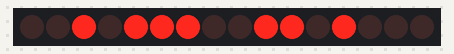
The sketch below on a simulated Arduino Uno, built with avr-gcc and run on an emulated ATmega328P. On the bench: 16 shift-register outputs drawn as a row of LEDs (first output left, lit = HIGH). Wiring (inferred from the names in the program): 2 × shift register (74HC595): data pin 13; shift clock pin 11; latch pin 12. Wiring (inferred from the signals the program sends): row of LEDs: on Q0, Q1, Q2, Q3, Q4, Q5, Q6, Q7, Q8, Q9, Q10, Q11, Q12, Q13, Q14, Q15. What the sketch prints to the serial monitor is not drawn.

Above: at 0.22 s.
Timing chart, 0 to 1.9 s (numbered marks = the images above):
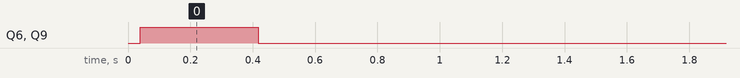

The sketch:

led_display.ino
```cpp
int latchPin = 12;
int clockPin = 11;
int dataPin = 13;
byte leds1 = 0;
byte leds2 = 0;
int currentLED1;
int currentLED2;
unsigned char font[10][5] =  {{0x3E, 0x51, 0x49, 0x45, 0x3E},// 0
  {0x00, 0x42, 0x7F, 0x40, 0x00},// 1
  {0x42, 0x61, 0x51, 0x49, 0x46},// 2
  {0x21, 0x41, 0x45, 0x4B, 0x31},// 3
  {0x18, 0x14, 0x12, 0x7F, 0x10},// 4
  {0x27, 0x45, 0x45, 0x45, 0x39},// 5
  {0x3C, 0x4A, 0x49, 0x49, 0x30},// 6
  {0x01, 0x71, 0x09, 0x05, 0x03},// 7
  {0x36, 0x49, 0x49, 0x49, 0x36},// 8
  {0x06, 0x49, 0x49, 0x29, 0x1E}};// 9
int rowpin[7] = {12, 11, 2, 9, 4, 5, 6};
int colpin[5] = {1, 3, 10, 7 ,8};

//Write a port-D pin
void myDigitalWriteD(int pinNumber, int value){
  //Pin 13 = PD 7, Pin 12 = PD 6, Pin 11 = PD 5
  PORTB = PORTB | (value<<(pinNumber-8));
}

//Set input or output of a port-D pin.
void myPinModeD(int pinNumber, int mode){
  //Pin 13 = PD 7, Pin 12 = PD 6, Pin 11 = PD 5
  DDRB = DDRB | (mode<<(pinNumber-8));
}


void myShiftOut(int myDataPin, int myClockPin, byte myDataOut) {
  // Shifts 8 bits out MSB first

  int pinState;
  //set up output pin
  myPinModeD(myClockPin, 1);
  myPinModeD(myDataPin, 1);

  //clear everything out
  myDigitalWriteD(myDataPin, 0);
  myDigitalWriteD(myClockPin, 0);
    Serial.print("my data out:\n");
        Serial.print(myDataOut);
    Serial.print("\n");

  //MSB first, so count down from 7 to 0
  for (int i=7; i>=0; i--)  {
    myDigitalWriteD(myClockPin, 0);
    //check each bit
    if ( myDataOut & (1<<i) ) {
      pinState= 1;
         Serial.print("\n Setting 1 is:");

    Serial.print(pinState);
    } else {
      Serial.print("\n Setting 0 is:");

    Serial.print(pinState);
      pinState= 0;
    }
    Serial.print("\n Data pin is:");

    Serial.print(myDataPin);
    Serial.print("\n Data pin state is:");

    Serial.print(pinState);
//delay(1000);
    //Send bit
    myDigitalWriteD(myDataPin, pinState);
    myDigitalWriteD(myClockPin, 1);
    //zero the data pin after shift to prevent bleed through
    myDigitalWriteD(myDataPin, 0);
  }

  //stop shifting
  myDigitalWriteD(myClockPin, 0);
}

void setup()
{
    Serial.begin(9600);
    myPinModeD(latchPin, OUTPUT);
    myPinModeD(dataPin, OUTPUT);
    myPinModeD(clockPin, OUTPUT);
    Serial.print("HI");
    leds1 = 0;
    leds2 = 0;
    currentLED1 = 2;
    currentLED2 = 1;

}

void loop()
{
    /*
    if (currentLED == 9){
      currentLED = 7;
    }
    */

    bitSet(leds1, currentLED1);
    //bitSet(leds1, 3);

    bitSet(leds2, currentLED2);

    //Serial.print( leds);
  //  if (currentLED==8){
     //shiftOut(dataPin, clockPin, MSBFIRST, leds2);
     //delay(1000);

     //shiftOut(dataPin, clockPin, MSBFIRST, leds1);

    for(int k=0; k<5; k++) { // iterate each col
      leds1 = 0;
     leds2 = 0;
    /*
      for(int k=0; k<5; k++) {
          if (colpin[k]<7){
    bitSet(leds1, colpin[k]);

          }else{
          bitSet(leds2, 13-colpin[k]);
          }
      }*/
      /*if (colpin[k]<7){
    bitSet(leds1, colpin[k]);

          }else{
          bitSet(leds2, 13-colpin[k]);
          }*/
      for (int j =0;j<7;j++){
        if (font[0][k] & (1<<j)){
          //col k, row j should light up
          if (rowpin[j]<7){
            bitSet(leds1, rowpin[j]);

          }else{
            bitSet(leds2, 13-rowpin[j]);
          }
      //digita
        }
      }
      //lWrite(rowpins[row], HIGH); // prepare to write the row"
      Serial.print("\nr2:");
      Serial.print(leds2);
      Serial.print("\nr1:");
      Serial.print(leds1);
      digitalWrite(latchPin, LOW);

      shiftOut(dataPin, clockPin, MSBFIRST, leds2);
      shiftOut(dataPin, clockPin, MSBFIRST, leds1);
      digitalWrite(latchPin, HIGH);

/*
      for(int col=0; col<5; col++) {
         digitalWrite(colPins[7-col], character[row] & 1 << col ? LOW : HIGH);
       }
      delay(1);
      digitalWrite(rowPins[row],LOW);*/

      }
      //delay(2000);
/*
    }else{
          shiftOut(dataPin, clockPin, MSBFIRST, leds);

    }*/

    //delay(1000);
    //currentLED++;

}
```

Measured:
- by itself, Q6, Q9: LOW → HIGH at 0.04 s, → LOW 0.38 s later
